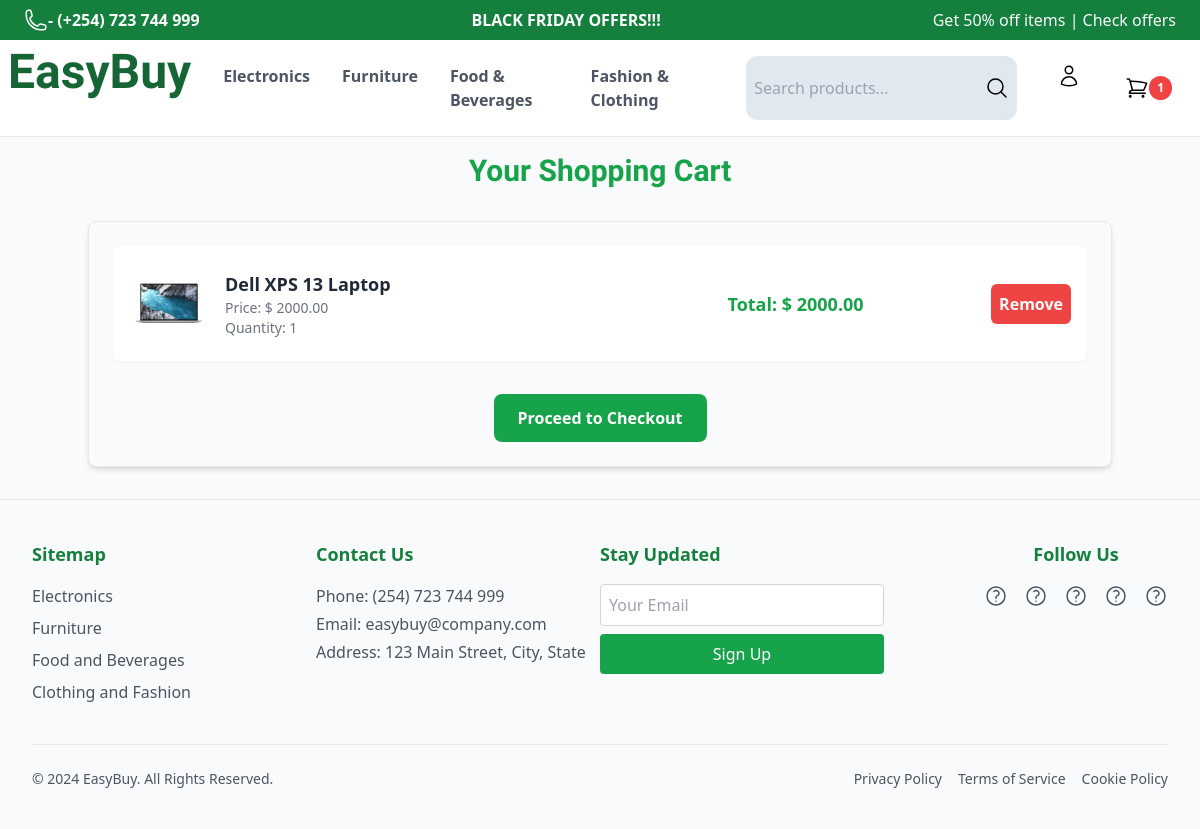
The app's page /cart/ (signed in) with its own data.
### easybuy/models.py (models this page shows, shortened)
class Category(models.Model):
    name = models.CharField(max_length=100)

class CartItem(models.Model):
    cart = models.ForeignKey(Cart, related_name='items', on_delete=models.CASCADE)
    product = models.ForeignKey(Product, on_delete=models.CASCADE)
    quantity = models.PositiveIntegerField(default=1)

class Product(models.Model):
    name = models.CharField(max_length=100)
    description = models.TextField()
    price = models.DecimalField(max_digits=10, decimal_places=2)
    stock_quantity = models.PositiveIntegerField()
    category = models.ForeignKey(Category, on_delete=models.CASCADE, related_name='products')
    image = models.ImageField(upload_to='products/', blank=True, null=True)  # optional field for product image
    popularity = models.PositiveIntegerField(default=0)

### easybuy/views.py (the view)
# urls.py: path('cart/', views.view_cart, name='cart'),
@login_required
def view_cart(request):
    cart, _ = Cart.objects.get_or_create(user=request.user)
    cart_items = CartItem.objects.filter(cart=cart)
    categories = Category.objects.all()
    total_items = sum(item.quantity for item in cart_items)
    for item in cart_items:
        item.total_price = item.product.price * item.quantity
    context = {
        'cart': cart,
        'cart_items': cart_items,
        'categories': categories,
        'total_items': total_items
    }
    return render(request, 'eb/cart.html', context)

### easybuy/templates/eb/cart.html (shortened to what this page needs)
{% extends "eb/main.html" %}
{% block content %}
<h1 class="text-3xl font-playball my-4 font-bold text-center text-green-600">Your Shopping Cart</h1>
<div class="container mx-auto my-8 bg-ivory border border-gray-200 p-6 rounded-lg shadow-md">
    <div class="flex flex-col space-y-2">
        {% for item in cart_items %}
            <div class="flex justify-between bg-white p-4 rounded-lg shadow-sm">
                <div class="flex items-center w-1/2">
                    <img src="{{ item.product.image.url }}" alt="{{ item.product.name }}" class=" mt-1 w-20 h-32 object-contain">
                    <div class="ml-4">
                        <h2 class="text-lg font-semibold text-gray-800">{{ item.product.name }}</h2>
                        <p class="text-sm text-gray-500">Price: $ {{ item.product.price }}</p>
                        <p class="text-sm text-gray-500">Quantity: {{ item.quantity }}</p>
                    </div>
                </div>
                <div class="flex text-lg items-center font-semibold text-green-600">
                    Total: $ {{ item.total_price }}
                </div>
                <div class="flex items-center">
                    <button type="button" class=" text-ivory bg-red-500 hover:bg-red-400 p-2 font-bold rounded-md" onclick="removeFromCart('{{ item.product.id }}')">
                        Remove
                    </button>
                </div>
            </div>
        {% empty %}
            <p class="text-center text-gray-500">Your cart is currently empty.</p>
        {% endfor %}
    </div>
    <div class="flex justify-end mt-8">
        <a href="{% url 'checkout' %}" class="bg-green-600 hover:bg-green-700 mx-auto text-white font-bold px-6 py-3 rounded-lg transition duration-300">
            Proceed to Checkout
        </a>
    </div>
</div>
{% endblock %}

### easybuy/templates/eb/main.html (shortened to what this page needs)
<!DOCTYPE html>
<html lang="en">
<head>
    {% load static %}
    <link rel="stylesheet" href="{% static 'output.css' %}">
</head>
</head>
<body class="bg-ivory">
    <header class=" bg-white sticky top-0 left-0 w-full z-50 border-b border-gray-200">
        <div class="flex justify-between bg-green-700 p-2 text-ivory">
            <div class="flex ml-4 font-semibold">
                <a href="http://" class="flex hover:underline">
                    - (+254) 723 744 999
                </a>
            </div>
            <div class="">
                <a href="http://" class="hover:underline">
                    <span class="font-bold">BLACK FRIDAY OFFERS!!!</span>
                </a>
            </div>
            <div class="mr-4">
                <a href="http://" class="hover:underline">Get 50% off items | Check offers</a>
            </div>
        </div>
        <nav class="flex justify-between">
            <div class="p-2">
                <h1 class=" font-playball text-5xl font-bold text-green-800 hover:text-green-600 cursor-pointer"><a href="{% url 'main' %}">EasyBuy</a></h1>
            </div>
            <div>
                <ul class="flex justify-between p-2">
                  {% for category in categories %}
                    <li class="hover:underline m-4 font-semibold text-gray-600">
                        <a href="{% url 'category_products' category.id %}">{{ category.name }}</a>
                    </li>
                  {% endfor %}
                </ul>
            </div>
            <div class="flex bg-slate-200 rounded-xl m-4 p-2">
              <form method="GET" action="{% url 'product_search' %}" class="flex">
                <input type="text" name="q" class="bg-slate-200 outline-none" placeholder="Search products..." value="{{ request.GET.q|default_if_none:'' }}">
                <button type="submit">
                  <svg xmlns="http://www.w3.org/2000/svg" fill="none" viewBox="0 0 24 24" stroke-width="1.5" stroke="currentColor" class="size-6">
                    <path stroke-linecap="round" stroke-linejoin="round" d="m21 21-5.197-5.197m0 0A7.5 7.5 0 1 0 5.196 5.196a7.5 7.5 0 0 0 10.607 10.607Z" />
                  </svg>
                </button>
              </form>
            </div>
            <div class="flex p-2">
                <a href="http://" class="flex justify-between m-4 ">
                </a>
                <a href="{% url 'cart' %}" class="flex items-center m-4 p-1 rounded-lg hover:bg-slate-200">
                    <div id="cart-count" class=" -top-8 bg-red-500 text-white text-xs font-bold px-2 py-1 rounded-full">{{ total_items }}</div>
                </a>
            </div>
        </nav>
    </header>
    <main>
      {% block content %}{% endblock %}
    </main>
    <footer class="bg-ivory border-t border-gray-200 text-gray-700 py-10">
        <div class="max-w-screen-xl mx-auto px-4 md:px-8">
          <div class="flex flex-col md:flex-row justify-between mb-10">
            <div class="mb-6 md:mb-0 md:w-1/4">
              <h4 class="text-lg font-semibold text-green-700 mb-4">Sitemap</h4>
              <ul class="space-y-2 text-gray-600">
                <li><a href="#" class="hover:text-green-500 transition">Electronics</a></li>
                <li><a href="#" class="hover:text-green-500 transition">Furniture</a></li>
                <li><a href="#" class="hover:text-green-500 transition">Food and Beverages</a></li>
                <li><a href="#" class="hover:text-green-500 transition">Clothing and Fashion</a></li>
              </ul>
            </div>
            <div class="mb-6 md:mb-0 md:w-1/4">
              <h4 class="text-lg font-semibold text-green-700 mb-4">Contact Us</h4>
              <p class="text-gray-600 mb-1">Phone: (254) 723 744 999</p>
              <p class="text-gray-600 mb-1">Email: <a href="mailto:easybuy@company.com" class="hover:text-green-500 transition">easybuy@company.com</a></p>
              <p class="text-gray-600">Address: 123 Main Street, City, State</p>
            </div>
            <div class="md:w-1/4">
              <h4 class="text-lg font-semibold text-green-700 mb-4">Stay Updated</h4>
              <form class="flex flex-col">
                <input type="email" placeholder="Your Email" class="p-2 mb-2 rounded text-gray-700 border border-gray-300 focus:border-green-500 focus:ring-0" required>
                <button type="submit" class="bg-green-600 text-white py-2 rounded hover:bg-green-700 transition">Sign Up</button>
              </form>
            </div>
            <div class="md:w-1/4 flex md:justify-end">
              <div class="text-center">
                <h4 class="text-lg font-semibold text-green-700 mb-4">Follow Us</h4>
                <div class="flex justify-center space-x-4">
                  <a href="#" class="text-gray-600 hover:text-green-500 transition">
                  </a>
                  <a href="#" class="text-gray-600 hover:text-green-500 transition">
                  </a>
                  <a href="#" class="text-gray-600 hover:text-green-500 transition">
                  </a>
                  <a href="#" class="text-gray-600 hover:text-green-500 transition">
                  </a>
                  <a href="#" class="text-gray-600 hover:text-green-500 transition">
                  </a>
                </div>
              </div>
            </div>
          </div>
          <div class="flex flex-col md:flex-row items-center justify-between border-t border-gray-200 pt-6">
            <p class="text-gray-600 text-sm">&copy; 2024 EasyBuy. All Rights Reserved.</p>
            <div class="flex space-x-4 mt-4 md:mt-0 text-sm">
              <a href="#" class="text-gray-600 hover:text-green-500 transition">Privacy Policy</a>
              <a href="#" class="text-gray-600 hover:text-green-500 transition">Terms of Service</a>
              <a href="#" class="text-gray-600 hover:text-green-500 transition">Cookie Policy</a>
            </div>
          </div>
        </div>
      </footer>
</body>
</html>

### records on screen
Category: name "Electronics"
Category: name "Furniture"
Category: name "Food & Beverages"
Category: name "Fashion & Clothing"
CartItem: product.image (picture), product.name "Dell XPS 13 Laptop", product.price "2000.00", quantity "1", total_price "2000.00"

### other values on screen
{{ total_items }} "1"
